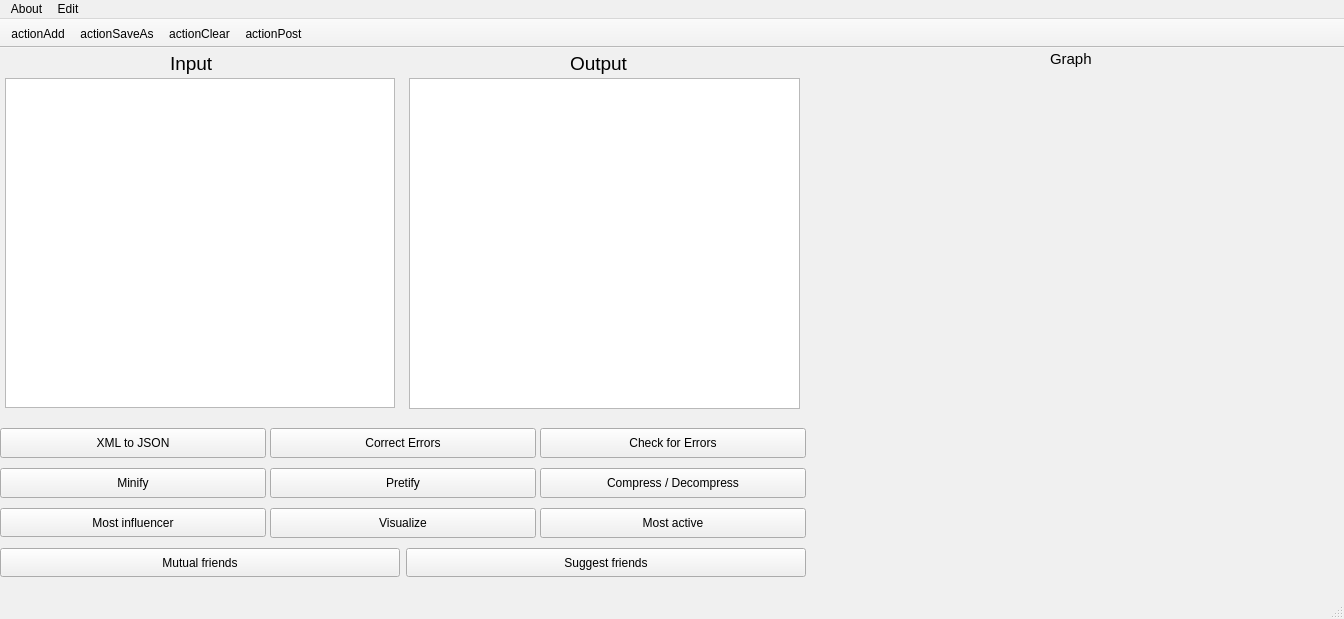
<?xml version="1.0" encoding="UTF-8"?>
<ui version="4.0">
 <class>MainWindow</class>
 <widget class="QMainWindow" name="MainWindow">
  <property name="geometry">
   <rect>
    <x>0</x>
    <y>0</y>
    <width>1344</width>
    <height>619</height>
   </rect>
  </property>
  <property name="minimumSize">
   <size>
    <width>807</width>
    <height>614</height>
   </size>
  </property>
  <property name="maximumSize">
   <size>
    <width>1344</width>
    <height>619</height>
   </size>
  </property>
  <property name="palette">
   <palette>
    <active>
     <colorrole role="WindowText">
      <brush brushstyle="SolidPattern">
       <color alpha="255">
        <red>0</red>
        <green>0</green>
        <blue>0</blue>
       </color>
      </brush>
     </colorrole>
     <colorrole role="Button">
      <brush brushstyle="SolidPattern">
       <color alpha="255">
        <red>213</red>
        <green>245</green>
        <blue>255</blue>
       </color>
      </brush>
     </colorrole>
     <colorrole role="Light">
      <brush brushstyle="SolidPattern">
       <color alpha="255">
        <red>255</red>
        <green>255</green>
        <blue>255</blue>
       </color>
      </brush>
     </colorrole>
     <colorrole role="Midlight">
      <brush brushstyle="SolidPattern">
       <color alpha="255">
        <red>234</red>
        <green>250</green>
        <blue>255</blue>
       </color>
      </brush>
     </colorrole>
     <colorrole role="Dark">
      <brush brushstyle="SolidPattern">
       <color alpha="255">
        <red>106</red>
        <green>122</green>
        <blue>127</blue>
       </color>
      </brush>
     </colorrole>
     <colorrole role="Mid">
      <brush brushstyle="SolidPattern">
       <color alpha="255">
        <red>142</red>
        <green>163</green>
        <blue>170</blue>
       </color>
      </brush>
     </colorrole>
     <colorrole role="Text">
      <brush brushstyle="SolidPattern">
       <color alpha="255">
        <red>0</red>
        <green>0</green>
        <blue>0</blue>
       </color>
      </brush>
     </colorrole>
     <colorrole role="BrightText">
      <brush brushstyle="SolidPattern">
       <color alpha="255">
        <red>255</red>
        <green>255</green>
        <blue>255</blue>
       </color>
      </brush>
     </colorrole>
     <colorrole role="ButtonText">
      <brush brushstyle="SolidPattern">
       <color alpha="255">
        <red>0</red>
        <green>0</green>
        <blue>0</blue>
       </color>
      </brush>
     </colorrole>
     <colorrole role="Base">
      <brush brushstyle="SolidPattern">
       <color alpha="255">
        <red>255</red>
        <green>255</green>
        <blue>255</blue>
       </color>
      </brush>
     </colorrole>
     <colorrole role="Window">
      <brush brushstyle="SolidPattern">
       <color alpha="255">
        <red>213</red>
        <green>245</green>
        <blue>255</blue>
       </color>
      </brush>
     </colorrole>
     <colorrole role="Shadow">
      <brush brushstyle="SolidPattern">
       <color alpha="255">
        <red>0</red>
        <green>0</green>
        <blue>0</blue>
       </color>
      </brush>
     </colorrole>
     <colorrole role="AlternateBase">
      <brush brushstyle="SolidPattern">
       <color alpha="255">
        <red>234</red>
        <green>250</green>
        <blue>255</blue>
       </color>
      </brush>
     </colorrole>
     <colorrole role="ToolTipBase">
      <brush brushstyle="SolidPattern">
       <color alpha="255">
        <red>255</red>
        <green>255</green>
        <blue>220</blue>
       </color>
      </brush>
     </colorrole>
     <colorrole role="ToolTipText">
      <brush brushstyle="SolidPattern">
       <color alpha="255">
        <red>0</red>
        <green>0</green>
        <blue>0</blue>
       </color>
      </brush>
     </colorrole>
     <colorrole role="PlaceholderText">
      <brush brushstyle="SolidPattern">
       <color alpha="127">
        <red>0</red>
        <green>0</green>
        <blue>0</blue>
       </color>
      </brush>
     </colorrole>
    </active>
    <inactive>
     <colorrole role="WindowText">
      <brush brushstyle="SolidPattern">
       <color alpha="255">
        <red>0</red>
        <green>0</green>
        <blue>0</blue>
       </color>
      </brush>
     </colorrole>
     <colorrole role="Button">
      <brush brushstyle="SolidPattern">
       <color alpha="255">
        <red>240</red>
        <green>240</green>
        <blue>240</blue>
       </color>
      </brush>
     </colorrole>
     <colorrole role="Light">
      <brush brushstyle="SolidPattern">
       <color alpha="255">
        <red>255</red>
        <green>255</green>
        <blue>255</blue>
       </color>
      </brush>
     </colorrole>
     <colorrole role="Midlight">
      <brush brushstyle="SolidPattern">
       <color alpha="255">
        <red>227</red>
        <green>227</green>
        <blue>227</blue>
       </color>
      </brush>
     </colorrole>
     <colorrole role="Dark">
      <brush brushstyle="SolidPattern">
       <color alpha="255">
        <red>160</red>
        <green>160</green>
        <blue>160</blue>
       </color>
      </brush>
     </colorrole>
     <colorrole role="Mid">
      <brush brushstyle="SolidPattern">
       <color alpha="255">
        <red>160</red>
        <green>160</green>
        <blue>160</blue>
       </color>
      </brush>
     </colorrole>
     <colorrole role="Text">
      <brush brushstyle="SolidPattern">
       <color alpha="255">
        <red>0</red>
        <green>0</green>
        <blue>0</blue>
       </color>
      </brush>
     </colorrole>
     <colorrole role="BrightText">
      <brush brushstyle="SolidPattern">
       <color alpha="255">
        <red>255</red>
        <green>255</green>
        <blue>255</blue>
       </color>
      </brush>
     </colorrole>
     <colorrole role="ButtonText">
      <brush brushstyle="SolidPattern">
       <color alpha="255">
        <red>0</red>
        <green>0</green>
        <blue>0</blue>
       </color>
      </brush>
     </colorrole>
     <colorrole role="Base">
      <brush brushstyle="SolidPattern">
       <color alpha="255">
        <red>255</red>
        <green>255</green>
        <blue>255</blue>
       </color>
      </brush>
     </colorrole>
     <colorrole role="Window">
      <brush brushstyle="SolidPattern">
       <color alpha="255">
        <red>240</red>
        <green>240</green>
        <blue>240</blue>
       </color>
      </brush>
     </colorrole>
     <colorrole role="Shadow">
      <brush brushstyle="SolidPattern">
       <color alpha="255">
        <red>105</red>
        <green>105</green>
        <blue>105</blue>
       </color>
      </brush>
     </colorrole>
     <colorrole role="AlternateBase">
      <brush brushstyle="SolidPattern">
       <color alpha="255">
        <red>245</red>
        <green>245</green>
        <blue>245</blue>
       </color>
      </brush>
     </colorrole>
     <colorrole role="ToolTipBase">
      <brush brushstyle="SolidPattern">
       <color alpha="255">
        <red>255</red>
        <green>255</green>
        <blue>220</blue>
       </color>
      </brush>
     </colorrole>
     <colorrole role="ToolTipText">
      <brush brushstyle="SolidPattern">
       <color alpha="255">
        <red>0</red>
        <green>0</green>
        <blue>0</blue>
       </color>
      </brush>
     </colorrole>
     <colorrole role="PlaceholderText">
      <brush brushstyle="SolidPattern">
       <color alpha="128">
        <red>0</red>
        <green>0</green>
        <blue>0</blue>
       </color>
      </brush>
     </colorrole>
    </inactive>
    <disabled>
     <colorrole role="WindowText">
      <brush brushstyle="SolidPattern">
       <color alpha="255">
        <red>106</red>
        <green>122</green>
        <blue>127</blue>
       </color>
      </brush>
     </colorrole>
     <colorrole role="Button">
      <brush brushstyle="SolidPattern">
       <color alpha="255">
        <red>213</red>
        <green>245</green>
        <blue>255</blue>
       </color>
      </brush>
     </colorrole>
     <colorrole role="Light">
      <brush brushstyle="SolidPattern">
       <color alpha="255">
        <red>255</red>
        <green>255</green>
        <blue>255</blue>
       </color>
      </brush>
     </colorrole>
     <colorrole role="Midlight">
      <brush brushstyle="SolidPattern">
       <color alpha="255">
        <red>234</red>
        <green>250</green>
        <blue>255</blue>
       </color>
      </brush>
     </colorrole>
     <colorrole role="Dark">
      <brush brushstyle="SolidPattern">
       <color alpha="255">
        <red>106</red>
        <green>122</green>
        <blue>127</blue>
       </color>
      </brush>
     </colorrole>
     <colorrole role="Mid">
      <brush brushstyle="SolidPattern">
       <color alpha="255">
        <red>142</red>
        <green>163</green>
        <blue>170</blue>
       </color>
      </brush>
     </colorrole>
     <colorrole role="Text">
      <brush brushstyle="SolidPattern">
       <color alpha="255">
        <red>106</red>
        <green>122</green>
        <blue>127</blue>
       </color>
      </brush>
     </colorrole>
     <colorrole role="BrightText">
      <brush brushstyle="SolidPattern">
       <color alpha="255">
        <red>255</red>
        <green>255</green>
        <blue>255</blue>
       </color>
      </brush>
     </colorrole>
     <colorrole role="ButtonText">
      <brush brushstyle="SolidPattern">
       <color alpha="255">
        <red>106</red>
        <green>122</green>
        <blue>127</blue>
       </color>
      </brush>
     </colorrole>
     <colorrole role="Base">
      <brush brushstyle="SolidPattern">
       <color alpha="255">
        <red>213</red>
        <green>245</green>
        <blue>255</blue>
       </color>
      </brush>
     </colorrole>
     <colorrole role="Window">
      <brush brushstyle="SolidPattern">
       <color alpha="255">
        <red>213</red>
        <green>245</green>
        <blue>255</blue>
       </color>
      </brush>
     </colorrole>
     <colorrole role="Shadow">
      <brush brushstyle="SolidPattern">
       <color alpha="255">
        <red>0</red>
        <green>0</green>
        <blue>0</blue>
       </color>
      </brush>
     </colorrole>
     <colorrole role="AlternateBase">
      <brush brushstyle="SolidPattern">
       <color alpha="255">
        <red>245</red>
        <green>245</green>
        <blue>245</blue>
       </color>
      </brush>
     </colorrole>
     <colorrole role="ToolTipBase">
      <brush brushstyle="SolidPattern">
       <color alpha="255">
        <red>255</red>
        <green>255</green>
        <blue>220</blue>
       </color>
      </brush>
     </colorrole>
     <colorrole role="ToolTipText">
      <brush brushstyle="SolidPattern">
       <color alpha="255">
        <red>0</red>
        <green>0</green>
        <blue>0</blue>
       </color>
      </brush>
     </colorrole>
     <colorrole role="PlaceholderText">
      <brush brushstyle="SolidPattern">
       <color alpha="128">
        <red>0</red>
        <green>0</green>
        <blue>0</blue>
       </color>
      </brush>
     </colorrole>
    </disabled>
   </palette>
  </property>
  <property name="mouseTracking">
   <bool>false</bool>
  </property>
  <property name="tabletTracking">
   <bool>false</bool>
  </property>
  <property name="acceptDrops">
   <bool>false</bool>
  </property>
  <property name="windowTitle">
   <string>MainWindow</string>
  </property>
  <property name="autoFillBackground">
   <bool>true</bool>
  </property>
  <widget class="QWidget" name="centralwidget">
   <widget class="QPushButton" name="CorrectButton">
    <property name="geometry">
     <rect>
      <x>270</x>
      <y>380</y>
      <width>266</width>
      <height>30</height>
     </rect>
    </property>
    <property name="cursor">
     <cursorShape>PointingHandCursor</cursorShape>
    </property>
    <property name="text">
     <string>Correct Errors</string>
    </property>
   </widget>
   <widget class="QPushButton" name="compressionButton">
    <property name="geometry">
     <rect>
      <x>540</x>
      <y>420</y>
      <width>266</width>
      <height>30</height>
     </rect>
    </property>
    <property name="cursor">
     <cursorShape>PointingHandCursor</cursorShape>
    </property>
    <property name="text">
     <string>Compress / Decompress</string>
    </property>
   </widget>
   <widget class="QPushButton" name="PretifyButton">
    <property name="geometry">
     <rect>
      <x>270</x>
      <y>420</y>
      <width>266</width>
      <height>30</height>
     </rect>
    </property>
    <property name="cursor">
     <cursorShape>PointingHandCursor</cursorShape>
    </property>
    <property name="text">
     <string>Pretify</string>
    </property>
   </widget>
   <widget class="QPushButton" name="JSONButton">
    <property name="geometry">
     <rect>
      <x>0</x>
      <y>380</y>
      <width>266</width>
      <height>30</height>
     </rect>
    </property>
    <property name="cursor">
     <cursorShape>PointingHandCursor</cursorShape>
    </property>
    <property name="text">
     <string>XML to JSON</string>
    </property>
   </widget>
   <widget class="QPushButton" name="CheckButton">
    <property name="geometry">
     <rect>
      <x>540</x>
      <y>380</y>
      <width>266</width>
      <height>30</height>
     </rect>
    </property>
    <property name="cursor">
     <cursorShape>PointingHandCursor</cursorShape>
    </property>
    <property name="text">
     <string>Check for Errors</string>
    </property>
   </widget>
   <widget class="QPushButton" name="MinifyButton">
    <property name="geometry">
     <rect>
      <x>0</x>
      <y>420</y>
      <width>266</width>
      <height>30</height>
     </rect>
    </property>
    <property name="cursor">
     <cursorShape>PointingHandCursor</cursorShape>
    </property>
    <property name="text">
     <string>Minify</string>
    </property>
   </widget>
   <widget class="QTextEdit" name="OutputText">
    <property name="geometry">
     <rect>
      <x>409</x>
      <y>30</y>
      <width>391</width>
      <height>331</height>
     </rect>
    </property>
    <property name="readOnly">
     <bool>true</bool>
    </property>
   </widget>
   <widget class="QTextEdit" name="InputText">
    <property name="geometry">
     <rect>
      <x>5</x>
      <y>30</y>
      <width>390</width>
      <height>330</height>
     </rect>
    </property>
   </widget>
   <widget class="QLabel" name="label">
    <property name="geometry">
     <rect>
      <x>170</x>
      <y>0</y>
      <width>60</width>
      <height>31</height>
     </rect>
    </property>
    <property name="font">
     <font>
      <pointsize>14</pointsize>
     </font>
    </property>
    <property name="text">
     <string>Input</string>
    </property>
   </widget>
   <widget class="QLabel" name="label_2">
    <property name="geometry">
     <rect>
      <x>570</x>
      <y>0</y>
      <width>80</width>
      <height>31</height>
     </rect>
    </property>
    <property name="font">
     <font>
      <pointsize>14</pointsize>
     </font>
    </property>
    <property name="layoutDirection">
     <enum>Qt::LeftToRight</enum>
    </property>
    <property name="text">
     <string>Output</string>
    </property>
   </widget>
   <widget class="QPushButton" name="InfluencerButton">
    <property name="geometry">
     <rect>
      <x>0</x>
      <y>460</y>
      <width>266</width>
      <height>29</height>
     </rect>
    </property>
    <property name="autoFillBackground">
     <bool>false</bool>
    </property>
    <property name="text">
     <string>Most influencer</string>
    </property>
    <property name="default">
     <bool>false</bool>
    </property>
   </widget>
   <widget class="QPushButton" name="ActiveButton">
    <property name="geometry">
     <rect>
      <x>540</x>
      <y>460</y>
      <width>266</width>
      <height>30</height>
     </rect>
    </property>
    <property name="text">
     <string>Most active</string>
    </property>
   </widget>
   <widget class="QPushButton" name="MutualButton">
    <property name="geometry">
     <rect>
      <x>0</x>
      <y>500</y>
      <width>400</width>
      <height>29</height>
     </rect>
    </property>
    <property name="text">
     <string>Mutual friends</string>
    </property>
   </widget>
   <widget class="QPushButton" name="SuggesButton">
    <property name="geometry">
     <rect>
      <x>406</x>
      <y>500</y>
      <width>400</width>
      <height>29</height>
     </rect>
    </property>
    <property name="text">
     <string>Suggest friends</string>
    </property>
   </widget>
   <widget class="QPushButton" name="VisualizeButton">
    <property name="geometry">
     <rect>
      <x>270</x>
      <y>460</y>
      <width>266</width>
      <height>30</height>
     </rect>
    </property>
    <property name="text">
     <string>Visualize</string>
    </property>
   </widget>
   <widget class="QLabel" name="photo">
    <property name="geometry">
     <rect>
      <x>810</x>
      <y>30</y>
      <width>521</width>
      <height>491</height>
     </rect>
    </property>
    <property name="text">
     <string/>
    </property>
   </widget>
   <widget class="QLabel" name="label_3">
    <property name="geometry">
     <rect>
      <x>1050</x>
      <y>0</y>
      <width>51</width>
      <height>21</height>
     </rect>
    </property>
    <property name="font">
     <font>
      <pointsize>11</pointsize>
     </font>
    </property>
    <property name="text">
     <string>Graph</string>
    </property>
   </widget>
  </widget>
  <widget class="QStatusBar" name="statusbar"/>
  <widget class="QMenuBar" name="menuBar">
   <property name="geometry">
    <rect>
     <x>0</x>
     <y>0</y>
     <width>1344</width>
     <height>31</height>
    </rect>
   </property>
   <widget class="QMenu" name="menuAbout">
    <property name="title">
     <string>About</string>
    </property>
   </widget>
   <widget class="QMenu" name="menuEdit">
    <property name="title">
     <string>Edit</string>
    </property>
    <addaction name="actionAdd"/>
    <addaction name="actionSaveAs"/>
    <addaction name="actionClear"/>
   </widget>
   <addaction name="menuAbout"/>
   <addaction name="menuEdit"/>
  </widget>
  <widget class="QToolBar" name="toolBar">
   <property name="windowTitle">
    <string>toolBar</string>
   </property>
   <property name="movable">
    <bool>false</bool>
   </property>
   <attribute name="toolBarArea">
    <enum>TopToolBarArea</enum>
   </attribute>
   <attribute name="toolBarBreak">
    <bool>false</bool>
   </attribute>
   <addaction name="actionAdd"/>
   <addaction name="actionSaveAs"/>
   <addaction name="actionClear"/>
   <addaction name="actionPost"/>
  </widget>
  <action name="actionAdd">
   <property name="icon">
    <iconset resource="Icons.qrc">
     <normaloff>:/icons/add.png</normaloff>:/icons/add.png</iconset>
   </property>
   <property name="text">
    <string>actionAdd</string>
   </property>
  </action>
  <action name="actionSaveAs">
   <property name="icon">
    <iconset resource="Icons.qrc">
     <normaloff>:/icons/save-as.png</normaloff>:/icons/save-as.png</iconset>
   </property>
   <property name="text">
    <string>actionSaveAs</string>
   </property>
  </action>
  <action name="actionClear">
   <property name="icon">
    <iconset resource="Icons.qrc">
     <normaloff>:/icons/clear.png</normaloff>:/icons/clear.png</iconset>
   </property>
   <property name="text">
    <string>actionClear</string>
   </property>
  </action>
  <action name="actionPost">
   <property name="icon">
    <iconset resource="Icons.qrc">
     <normaloff>:/icons/post.png</normaloff>:/icons/post.png</iconset>
   </property>
   <property name="text">
    <string>actionPost</string>
   </property>
  </action>
 </widget>
 <resources>
  <include location="Icons.qrc"/>
 </resources>
 <connections/>
</ui>
